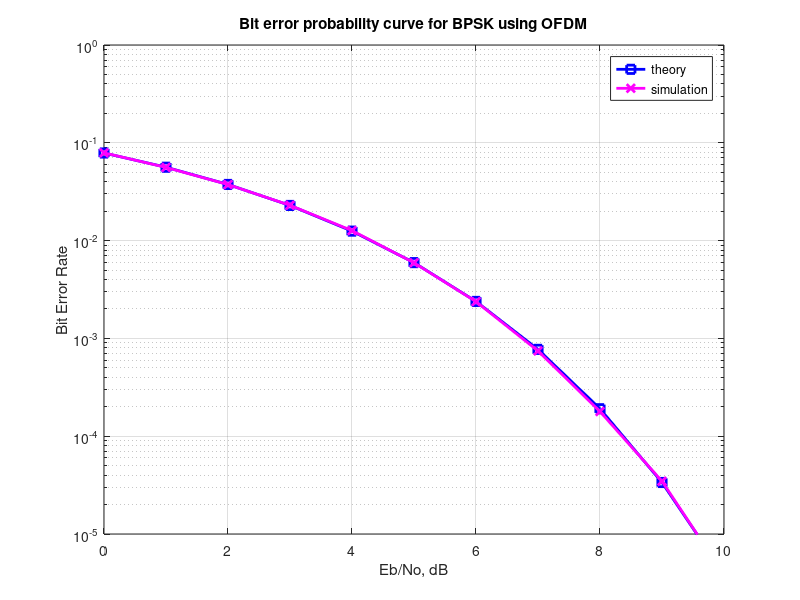

Recreate this plot in MATLAB.
%%%%%%%%%%%%%%%%%%%%%%%%%%%%%%%%%%%%%%%%%%%%%%%%%%%%%%%%%%%%
% All rights reserved by Krishna Pillai, http://www.dsplog.com 
% The file may not be re-distributed without explicit authorization
% from Krishna Pillai.
% Checked for proper operation with Octave Version 3.0.0
% Author	: Krishna Pillai
% Email		: krishna@dsplog.com
% Version	: 1.0
% Date		: 05 June 2008
% %%%%%%%%%%%%%%%%%%%%%%%%%%%%%%%%%%%%%%%%%%%%%%%%%%%%%%%%%%

% Script for computing the Bit Error probability using OFDM modulation

clear all
nFFT = 64; % fft size
nDSC = 52; % number of data subcarriers
nBitPerSym = 52; % number of bits per OFDM symbol (same as the number of subcarriers for BPSK)
nSym = 10^4; % number of symbols

EbN0dB = [0:10]; % bit to noise ratio
EsN0dB = EbN0dB + 10*log10(nDSC/nFFT) + 10*log10(64/80); % converting to symbol to noise ratio

for ii = 1:length(EbN0dB)

   % Transmitter
   ipBit = rand(1,nBitPerSym*nSym) > 0.5; % random 1's and 0's
   ipMod = 2*ipBit-1; % BPSK modulation 0 --> -1, 1 --> +1
   ipMod = reshape(ipMod,nBitPerSym,nSym).'; % grouping into multiple symbolsa

   % Assigning modulated symbols to subcarriers from [-26 to -1, +1 to +26]
   xF = [zeros(nSym,6) ipMod(:,[1:nBitPerSym/2]) zeros(nSym,1) ipMod(:,[nBitPerSym/2+1:nBitPerSym]) zeros(nSym,5)] ;
   
   % Taking FFT, the term (nFFT/sqrt(nDSC)) is for normalizing the power of transmit symbol to 1 
   xt = (nFFT/sqrt(nDSC))*ifft(fftshift(xF.')).';

   % Appending cylic prefix
   xt = [xt(:,[49:64]) xt];

   % Concatenating multiple symbols to form a long vector
   xt = reshape(xt.',1,nSym*80);


   % Gaussian noise of unit variance, 0 mean
   nt = 1/sqrt(2)*[randn(1,nSym*80) + j*randn(1,nSym*80)];

   % Adding noise, the term sqrt(80/64) is to account for the wasted energy due to cyclic prefix
   yt = sqrt(80/64)*xt + 10^(-EsN0dB(ii)/20)*nt;

   % Receiver
   yt = reshape(yt.',80,nSym).'; % formatting the received vector into symbols
   yt = yt(:,[17:80]); % removing cyclic prefix

   % converting to frequency domain
   yF = (sqrt(nDSC)/nFFT)*fftshift(fft(yt.')).'; 
   yMod = yF(:,[6+[1:nBitPerSym/2] 7+[nBitPerSym/2+1:nBitPerSym] ]); 

   % BPSK demodulation
   % +ve value --> 1, -ve value --> -1
   ipModHat = 2*floor(real(yMod/2)) + 1;
   ipModHat(find(ipModHat>1)) = +1;
   ipModHat(find(ipModHat<-1)) = -1;

   % converting modulated values into bits
   ipBitHat = (ipModHat+1)/2;
   ipBitHat = reshape(ipBitHat.',nBitPerSym*nSym,1).';

   % counting the errors
   nErr(ii) = size(find(ipBitHat - ipBit),2);

end

simBer = nErr/(nSym*nBitPerSym);
theoryBer = (1/2)*erfc(sqrt(10.^(EbN0dB/10)));

close all; figure
semilogy(EbN0dB,theoryBer,'bs-','LineWidth',2);
hold on
semilogy(EbN0dB,simBer,'mx-','LineWidth',2);
axis([0 10 10^-5 1])
grid on
legend('theory', 'simulation');
xlabel('Eb/No, dB')
ylabel('Bit Error Rate')
title('Bit error probability curve for BPSK using OFDM')

